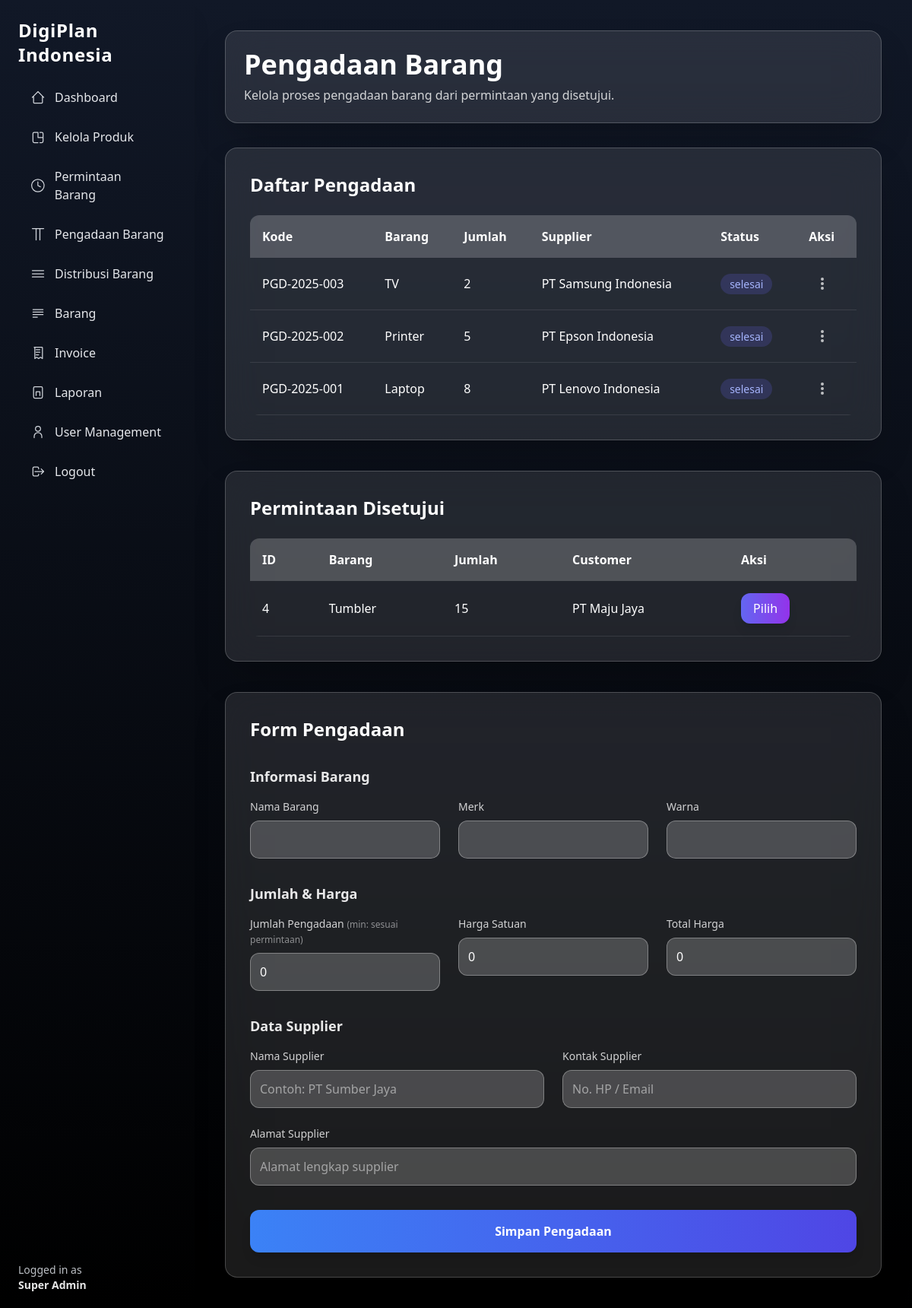
The page /superadmin/procurement.php (signed in) on the database its author committed.
### tables this page shows
CREATE TABLE pengadaan_barang (
  id INT AUTO_INCREMENT PRIMARY KEY,
  kode_pengadaan VARCHAR(50) UNIQUE,
  permintaan_id INT NOT NULL,
  admin_id INT NOT NULL,
  barang_id INT DEFAULT NULL,

  nama_barang VARCHAR(100),
  merk VARCHAR(100),
  warna VARCHAR(100),
  jumlah INT,

  supplier VARCHAR(150),
  kontak_supplier VARCHAR(100),
  alamat_supplier VARCHAR(255),

  harga_satuan DECIMAL(15,2),
  harga_total DECIMAL(15,2),

  status_pengadaan ENUM('diproses','selesai','dibatalkan'),
  tanggal_pengadaan DATE,

  created_at TIMESTAMP DEFAULT CURRENT_TIMESTAMP,
  deleted_at DATETIME DEFAULT NULL,

  FOREIGN KEY (permintaan_id) REFERENCES permintaan_barang(id),
  FOREIGN KEY (admin_id) REFERENCES users(id),
  FOREIGN KEY (barang_id) REFERENCES barang(id)
    ON DELETE SET NULL
);

CREATE TABLE permintaan_barang (
  id INT AUTO_INCREMENT PRIMARY KEY,
  kode_permintaan VARCHAR(50) UNIQUE,
  user_id INT,
  nama_barang VARCHAR(100),
  merk VARCHAR(100),
  warna VARCHAR(100),
  jumlah INT,
  status ENUM(
    'diajukan','ditolak','dibatalkan',
    'disetujui','dalam_pengadaan',
    'siap_distribusi','selesai'
  ),
  admin_id INT,
  tanggal_verifikasi DATETIME,
  catatan_admin TEXT,
  created_at TIMESTAMP DEFAULT CURRENT_TIMESTAMP,
  deleted_at DATETIME DEFAULT NULL,
  FOREIGN KEY (user_id) REFERENCES users(id),
  FOREIGN KEY (admin_id) REFERENCES users(id)
);

CREATE TABLE users (
  id INT AUTO_INCREMENT PRIMARY KEY,
  name VARCHAR(100),
  email VARCHAR(100) UNIQUE,
  password VARCHAR(255),
  role_id INT,
  created_at TIMESTAMP DEFAULT CURRENT_TIMESTAMP,
  deleted_at DATETIME DEFAULT NULL,
  FOREIGN KEY (role_id) REFERENCES roles(id)
);

### superadmin/procurement.php (the view, shortened to what this page needs)
<?php
require '../include/conn.php';
$permintaan = $conn->query("
  SELECT
    pb.*,
    u.name AS user_name
  FROM permintaan_barang pb
  JOIN users u ON pb.user_id = u.id
  LEFT JOIN pengadaan_barang pg ON pg.permintaan_id = pb.id
  WHERE pb.status = 'disetujui'
    AND pg.id IS NULL
  ORDER BY pb.id DESC
");
$pengadaan_list = $conn->query("
  SELECT
    pg.*,
    u.name AS customer
  FROM pengadaan_barang pg
  JOIN permintaan_barang pb ON pg.permintaan_id = pb.id
  JOIN users u ON pb.user_id = u.id
  ORDER BY pg.id DESC
");
?>
<!DOCTYPE html>
<html lang="id">
<head>
  <script src="https://cdn.tailwindcss.com"></script>
</head>
<body class="bg-gradient-to-b from-gray-900 to-black text-white">
  <div class="flex min-h-screen">
    <?php include '../include/layouts/sidebar-superadmin.php'; ?>
    <main class="ml-64 p-10 w-full flex-1" x-data="procurement()">
      <div class="max-w-7xl mx-auto">
        <div class="backdrop-blur-xl bg-white/10 border border-white/20 p-6 rounded-2xl shadow-2xl mb-8">
          <h1 class="text-4xl font-bold mb-2">Pengadaan Barang</h1>
          <p class="text-white/80">Kelola proses pengadaan barang dari permintaan yang disetujui.</p>
        </div>
        <div class="backdrop-blur-xl bg-white/10 border border-white/20 p-8 rounded-2xl shadow-2xl mb-10">
          <h2 class="text-2xl font-semibold mb-6">Daftar Pengadaan</h2>
          <div class="overflow-x-auto">
            <table class="w-full border-collapse rounded-xl overflow-hidden">
              <thead class="bg-white/20">
                <tr>
                  <th class="p-4 text-left">Kode</th>
                  <th class="p-4 text-left">Barang</th>
                  <th class="p-4 text-left">Jumlah</th>
                  <th class="p-4 text-left">Supplier</th>
                  <th class="p-4 text-left">Status</th>
                  <th class="p-4 text-left">Aksi</th>
                </tr>
              </thead>
              <tbody>
                <?php while ($pg = $pengadaan_list->fetch_assoc()): ?>
                  <tr class="border-b border-white/10 hover:bg-white/5 transition">
                    <td class="p-4 font-medium"><?= $pg['kode_pengadaan'] ?></td>
                    <td class="p-4"><?= $pg['nama_barang'] ?></td>
                    <td class="p-4"><?= $pg['jumlah'] ?></td>
                    <td class="p-4"><?= $pg['supplier'] ?></td>
                    <td class="p-4">
                      <span class="px-3 py-1 rounded-full text-sm bg-indigo-500/20 text-indigo-300">
                        <?= $pg['status_pengadaan'] ?>
                      </span>
                    </td>
                    <td class="p-4 relative">
                      <button onclick="toggleDropdown(<?= $pg['id']; ?>, event)"
                        class="text-white/70 hover:text-white p-2 rounded-lg hover:bg-white/10 transition-colors duration-200">
                        <svg class="w-5 h-5" fill="currentColor" viewBox="0 0 20 20">
                          <path d="M10 6a2 2 0 110-4 2 2 0 010 4z
               M10 12a2 2 0 110-4 2 2 0 010 4z
               M10 18a2 2 0 110-4 2 2 0 010 4z"></path>
                        </svg>
                      </button>
                    </td>
                  </tr>
                <?php endwhile; ?>
              </tbody>
            </table>
          </div>
        </div>
        <div class="backdrop-blur-xl bg-white/10 border border-white/20 p-8 rounded-2xl shadow-2xl mb-10">
          <h2 class="text-2xl font-semibold mb-6">Permintaan Disetujui</h2>
          <div class="overflow-x-auto">
            <table class="w-full border-collapse rounded-xl overflow-hidden">
              <thead class="bg-white/20">
                <tr>
                  <th class="p-4 text-left">ID</th>
                  <th class="p-4 text-left">Barang</th>
                  <th class="p-4 text-left">Jumlah</th>
                  <th class="p-4 text-left">Customer</th>
                  <th class="p-4 text-left">Aksi</th>
                </tr>
              </thead>
              <tbody>
                <?php while ($p = $permintaan->fetch_assoc()): ?>
                  <tr class="border-b border-white/10 hover:bg-white/5 transition">
                    <td class="p-4"><?= $p['id'] ?></td>
                    <td class="p-4"><?= $p['nama_barang'] ?></td>
                    <td class="p-4"><?= $p['jumlah'] ?></td>
                    <td class="p-4"><?= $p['user_name'] ?></td>
                    <td class="p-4">
                      <button
                        @click='pilihPermintaan(<?= json_encode($p) ?>)'
                        class="px-4 py-2 bg-gradient-to-r from-indigo-500 to-purple-600 hover:from-indigo-600 hover:to-purple-700 rounded-xl shadow-lg transform hover:scale-105 transition">
                        Pilih
                      </button>
                    </td>
                  </tr>
                <?php endwhile; ?>
              </tbody>
            </table>
          </div>
        </div>
        <div class="backdrop-blur-xl bg-white/10 border border-white/20 p-8 rounded-2xl shadow-2xl">
          <h2 class="text-2xl font-semibold text-white mb-6">Form Pengadaan</h2>
          <form action="procurement-func.php" method="POST" class="space-y-8">
            <div>
              <h3 class="text-lg font-semibold text-white/90 mb-4">Informasi Barang</h3>
              <div class="grid grid-cols-1 md:grid-cols-3 gap-6">
                <div>
                  <label class="block text-sm text-white/80 mb-2">Nama Barang</label>
                  <input readonly name="nama_barang" :value="form.nama_barang"
                    class="w-full p-3 bg-white/20 border border-white/30 rounded-xl text-white">
                </div>
                <div>
                  <label class="block text-sm text-white/80 mb-2">Merk</label>
                  <input readonly name="merk" :value="form.merk"
                    class="w-full p-3 bg-white/20 border border-white/30 rounded-xl text-white">
                </div>
                <div>
                  <label class="block text-sm text-white/80 mb-2">Warna</label>
                  <input readonly name="warna" :value="form.warna"
                    class="w-full p-3 bg-white/20 border border-white/30 rounded-xl text-white">
                </div>
              </div>
            </div>
            <div>
              <h3 class="text-lg font-semibold text-white/90 mb-4">Jumlah & Harga</h3>
              <div class="grid grid-cols-1 md:grid-cols-3 gap-6">
                <div>
                  <label class="block text-sm text-white/80 mb-2">
                    Jumlah Pengadaan
                    <span class="text-xs text-white/50">(min: sesuai permintaan)</span>
                  </label>
                  <input type="number" name="jumlah" x-model="form.jumlah" :min="form.min_jumlah"
                    class="w-full p-3 bg-white/20 border border-white/30 rounded-xl text-white">
                </div>
                <div>
                  <label class="block text-sm text-white/80 mb-2">Harga Satuan</label>
                  <input type="number" name="harga_satuan" x-model="form.harga_satuan" @input="hitungTotal"
                    class="w-full p-3 bg-white/20 border border-white/30 rounded-xl text-white">
                </div>
                <div>
                  <label class="block text-sm text-white/80 mb-2">Total Harga</label>
                  <input readonly name="harga_total" :value="form.harga_total"
                    class="w-full p-3 bg-white/20 border border-white/30 rounded-xl text-white">
                </div>
              </div>
            </div>
            <div>
              <h3 class="text-lg font-semibold text-white/90 mb-4">Data Supplier</h3>
              <div class="grid grid-cols-1 md:grid-cols-2 gap-6">
                <div>
                  <label class="block text-sm text-white/80 mb-2">Nama Supplier</label>
                  <input name="supplier"
                    placeholder="Contoh: PT Sumber Jaya"
                    class="w-full p-3 bg-white/20 border border-white/30 rounded-xl text-white placeholder-white/50">
                </div>
                <div>
                  <label class="block text-sm text-white/80 mb-2">Kontak Supplier</label>
                  <input name="kontak_supplier"
                    placeholder="No. HP / Email"
                    class="w-full p-3 bg-white/20 border border-white/30 rounded-xl text-white placeholder-white/50">
                </div>
              </div>
              <div class="mt-6">
                <label class="block text-sm text-white/80 mb-2">Alamat Supplier</label>
                <input name="alamat_supplier"
                  placeholder="Alamat lengkap supplier"
                  class="w-full p-3 bg-white/20 border border-white/30 rounded-xl text-white placeholder-white/50">
              </div>
            </div>
            <button
              class="w-full px-6 py-4 bg-gradient-to-r from-blue-500 to-indigo-600 hover:from-blue-600 hover:to-indigo-700 rounded-xl shadow-lg transform hover:scale-105 transition font-semibold text-white">
              Simpan Pengadaan
            </button>
          </form>
        </div>
      </div>
    </main>
  </div>
</body>
</html>

### rows shown on the page
pengadaan_barang: kode_pengadaan "PGD-2025-003", nama_barang "TV", jumlah "2", supplier "PT Samsung Indonesia", status_pengadaan "selesai"
pengadaan_barang: kode_pengadaan "PGD-2025-002", nama_barang "Printer", jumlah "5", supplier "PT Epson Indonesia", status_pengadaan "selesai"
pengadaan_barang: kode_pengadaan "PGD-2025-001", nama_barang "Laptop", jumlah "8", supplier "PT Lenovo Indonesia", status_pengadaan "selesai"
permintaan_barang: id "4", nama_barang "Tumbler", jumlah "15", user.name "PT Maju Jaya"

### other values the page prints
$_SESSION['name'] "Super Admin"
